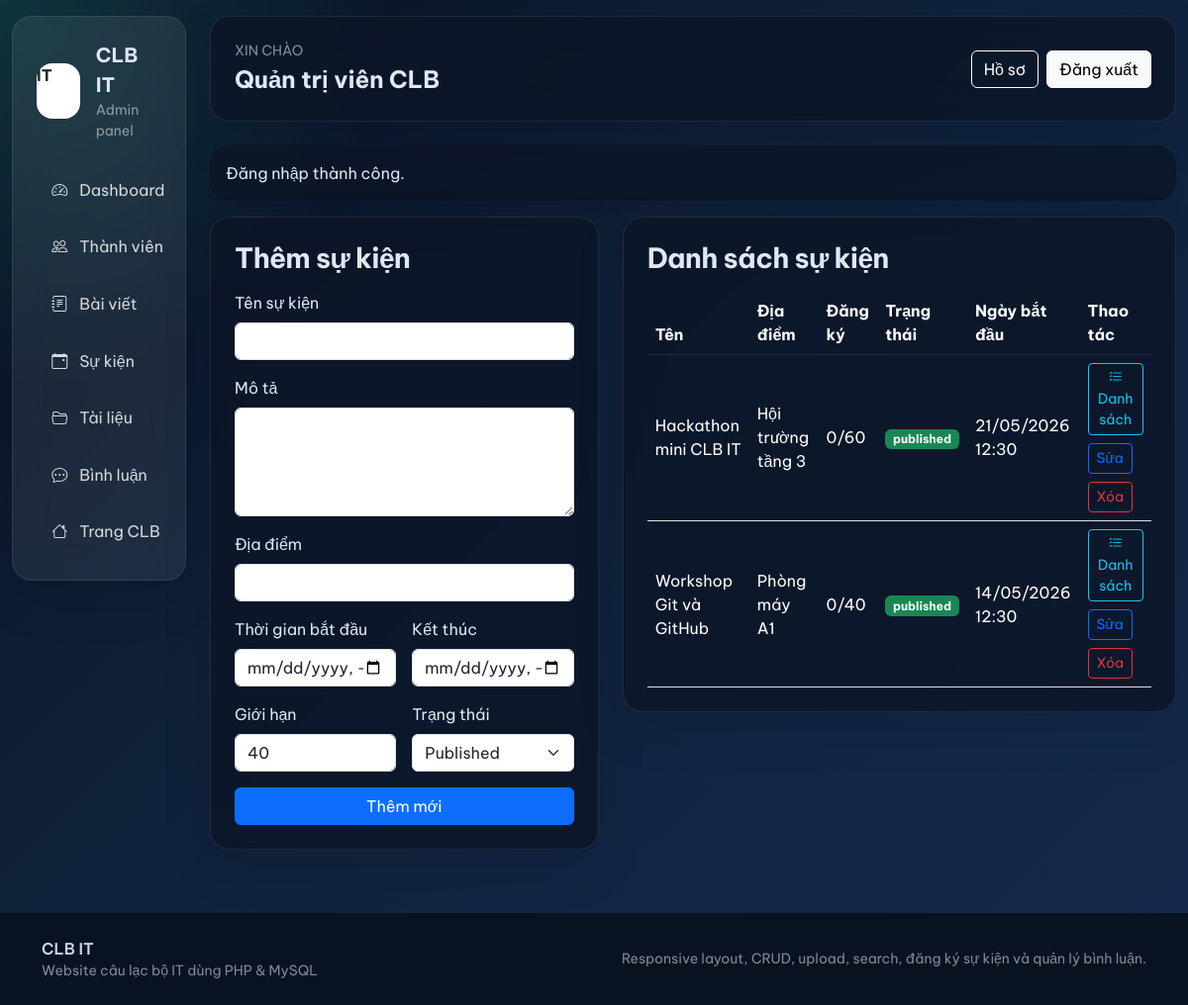
/admin/events.php (signed in), run on the app's committed database.
### tables this page shows
CREATE TABLE users (
    id INT AUTO_INCREMENT PRIMARY KEY,
    fullname VARCHAR(100) NOT NULL,
    email VARCHAR(120) NOT NULL UNIQUE,
    password VARCHAR(255) NOT NULL,
    avatar VARCHAR(255) NULL,
    bio TEXT NULL,
    skills VARCHAR(255) NULL,
    role ENUM('admin', 'member') NOT NULL DEFAULT 'member',
    status ENUM('active', 'locked') NOT NULL DEFAULT 'active',
    created_at TIMESTAMP DEFAULT CURRENT_TIMESTAMP,
    updated_at TIMESTAMP DEFAULT CURRENT_TIMESTAMP ON UPDATE CURRENT_TIMESTAMP,
    INDEX idx_users_role_status (role, status)
);

CREATE TABLE events (
    id INT AUTO_INCREMENT PRIMARY KEY,
    event_name VARCHAR(255) NOT NULL,
    slug VARCHAR(255) NOT NULL UNIQUE,
    description TEXT NOT NULL,
    location VARCHAR(255) NOT NULL,
    start_date DATETIME NOT NULL,
    end_date DATETIME NULL,
    max_member INT NOT NULL DEFAULT 0,
    status ENUM('draft', 'published', 'archived') NOT NULL DEFAULT 'published',
    created_by INT NOT NULL,
    created_at TIMESTAMP DEFAULT CURRENT_TIMESTAMP,
    updated_at TIMESTAMP DEFAULT CURRENT_TIMESTAMP ON UPDATE CURRENT_TIMESTAMP,
    CONSTRAINT fk_events_user FOREIGN KEY (created_by) REFERENCES users(id) ON DELETE CASCADE,
    INDEX idx_events_status_date (status, start_date)
);

### includes/functions.php (called while the page is built, shortened)
<?php
function e(?string $value): string
{
    return htmlspecialchars((string) $value, ENT_QUOTES, 'UTF-8');
}
function current_user_row(): ?array
{
    $stmt = db()->prepare('SELECT * FROM users WHERE id = :id LIMIT 1');
    $stmt->execute(['id' => (int) $_SESSION['user']['id']]);
    $user = $stmt->fetch();
    return $user;
}
function is_logged_in(): bool
{
    return current_user_row() !== null;
}
function current_user_name(): string
{
    $user = current_user_row();
    return $user ? (string) $user['fullname'] : 'Khách';
}
function flash_get(): ?array
{
    $flash = $_SESSION['flash'];
    return is_array($flash) ? $flash : null;
}
function format_datetime(?string $value): string
{
    return date('d/m/Y H:i', strtotime($value));
}
function short_text(?string $value, int $limit = 140): string
{
    $value = trim((string) $value);
    if (mb_strlen($value) <= $limit) {
        return $value;
    }
    return mb_substr($value, 0, $limit - 3) . '...';
}
function badge_class_for_status(string $status): string
{
    return match ($status) {
        'active', 'published', 'approved' => 'text-bg-success',
        'locked', 'draft', 'pending' => 'text-bg-warning',
        'archived', 'spam' => 'text-bg-secondary',
        default => 'text-bg-primary',
    };
}

### config/database.php (called while the page is built, shortened)
<?php
function db(): PDO
{
    static $pdo = null;
    if ($pdo instanceof PDO) {
        return $pdo;
    }
    $dsn = 'mysql:host=' . DB_HOST . ';dbname=' . DB_NAME . ';charset=utf8mb4';
    $pdo = new PDO($dsn, DB_USER, DB_PASS, [
        PDO::ATTR_ERRMODE => PDO::ERRMODE_EXCEPTION,
        PDO::ATTR_DEFAULT_FETCH_MODE => PDO::FETCH_ASSOC,
        PDO::ATTR_EMULATE_PREPARES => false,
    ]);
    return $pdo;
}

### admin/events.php (the view, shortened to what this page needs)
<?php
require_once __DIR__ . '/../config/database.php';
require_once __DIR__ . '/../includes/functions.php';
$pageLayout = 'admin';
$editEvent = null;
$events = db()->query("SELECT e.*, u.fullname AS creator_name, COUNT(er.id) AS registered_count
    FROM events e
    INNER JOIN users u ON u.id = e.created_by
    LEFT JOIN event_registrations er ON er.event_id = e.id
    GROUP BY e.id
    ORDER BY e.start_date DESC")->fetchAll();
require_once __DIR__ . '/../includes/header.php';
?>
<div class="row g-4">
    <div class="col-lg-5">
        <div class="clubit-card p-4">
            <h3 class="section-title mb-3"><?php echo $editEvent ? 'Sửa sự kiện' : 'Thêm sự kiện'; ?></h3>
            <form method="post" class="row g-3">
                <div class="col-12">
                    <label class="form-label">Tên sự kiện</label>
                    <input type="text" name="event_name" class="form-control" value="<?php echo e((string) ($editEvent['event_name'] ?? '')); ?>" required>
                </div>
                <div class="col-12">
                    <label class="form-label">Mô tả</label>
                    <textarea name="description" class="form-control" rows="4" required><?php echo e((string) ($editEvent['description'] ?? '')); ?></textarea>
                </div>
                <div class="col-12">
                    <label class="form-label">Địa điểm</label>
                    <input type="text" name="location" class="form-control" value="<?php echo e((string) ($editEvent['location'] ?? '')); ?>" required>
                </div>
                <div class="col-6">
                    <label class="form-label">Thời gian bắt đầu</label>
                    <input type="datetime-local" name="start_date" class="form-control" value="<?php echo e(isset($editEvent['start_date']) ? date('Y-m-d\TH:i', strtotime($editEvent['start_date'])) : ''); ?>" required>
                </div>
                <div class="col-6">
                    <label class="form-label">Kết thúc</label>
                    <input type="datetime-local" name="end_date" class="form-control" value="<?php echo e(isset($editEvent['end_date']) ? date('Y-m-d\TH:i', strtotime($editEvent['end_date'])) : ''); ?>">
                </div>
                <div class="col-6">
                    <label class="form-label">Giới hạn</label>
                    <input type="number" name="max_member" min="1" class="form-control" value="<?php echo e((string) ($editEvent['max_member'] ?? 40)); ?>" required>
                </div>
                <div class="col-6">
                    <label class="form-label">Trạng thái</label>
                    <select name="status" class="form-select">
                        <option value="published" <?php echo ($editEvent['status'] ?? 'published') === 'published' ? 'selected' : ''; ?>>Published</option>
                    </select>
                </div>
                <div class="col-12 d-grid">
                    <button class="btn btn-primary"><?php echo $editEvent ? 'Cập nhật' : 'Thêm mới'; ?></button>
                </div>
            </form>
        </div>
    </div>
    <div class="col-lg-7">
        <div class="clubit-card p-4">
            <h3 class="section-title mb-3">Danh sách sự kiện</h3>
            <div class="table-responsive">
                <table class="table table-clubit align-middle mb-0">
                    <thead>
                        <tr>
                            <th class="text-white">Tên</th>
                            <th class="text-white">Địa điểm</th>
                            <th class="text-white">Đăng ký</th>
                            <th class="text-white">Trạng thái</th>
                            <th class="text-white">Ngày bắt đầu</th>
                            <th class="text-white">Thao tác</th>
                        </tr>
                    </thead>
                    <tbody>
                        <?php foreach ($events as $event): ?>
                            <tr>
                                <td class="text-white"><?php echo e(short_text($event['event_name'], 35)); ?></td>
                                <td class="text-white"><?php echo e($event['location']); ?></td>
                                <td class="text-white"><?php echo e((string) $event['registered_count']); ?>/<?php echo e((string) $event['max_member']); ?></td>
                                <td><span class="badge <?php echo e(badge_class_for_status($event['status'])); ?>"><?php echo e($event['status']); ?></span></td>
                                <td class="text-white"><?php echo e(format_datetime($event['start_date'])); ?></td>
                                <td class="d-flex gap-2 flex-wrap">
                                    <a class="btn btn-outline-info btn-sm" href="event-registrations.php?event_id=<?php echo (int) $event['id']; ?>"><i class="bi bi-list-check"></i> Danh sách</a>
                                    <a class="btn btn-outline-primary btn-sm" href="?edit=<?php echo (int) $event['id']; ?>">Sửa</a>
                                    <form method="post" onsubmit="return confirm('Xóa sự kiện này?');">
                                        <button class="btn btn-outline-danger btn-sm">Xóa</button>
                                    </form>
                                </td>
                            </tr>
                        <?php endforeach; ?>
                    </tbody>
                </table>
            </div>
        </div>
    </div>
</div>
<?php require_once __DIR__ . '/../includes/footer.php'; ?>

### includes/header.php (shortened to what this page needs)
<?php
require_once __DIR__ . '/../config/database.php';
require_once __DIR__ . '/functions.php';
$pageLayout = $pageLayout ?? 'public';
$flash = flash_get();
$bodyClass = is_logged_in() ? 'clubit-logged-in' : 'clubit-public';
?>
<!DOCTYPE html>
<html lang="vi">
<head>
    <link href="https://cdn.jsdelivr.net/npm/bootstrap@5.3.3/dist/css/bootstrap.min.css" rel="stylesheet">
    <link rel="stylesheet" href="https://cdn.jsdelivr.net/npm/bootstrap-icons@1.11.3/font/bootstrap-icons.min.css">
    <link rel="stylesheet" href="<?php echo e(BASE_URL); ?>/assets/css/app.css">
</head>
<body class="<?php echo e($bodyClass); ?>">
<?php if ($pageLayout === 'admin'): ?>
<div class="container-fluid py-3">
    <div class="row g-4">
        <div class="col-lg-3 col-xl-2">
            <div class="sidebar-shell">
                <div class="sidebar-glass p-3 p-lg-4">
                    <div class="d-flex align-items-center gap-3 mb-4">
                        <div class="rounded-4 bg-white text-dark fw-bold d-grid place-items-center" style="width:56px;height:56px;">IT</div>
                        <div>
                            <div class="fw-bold fs-5"><?php echo e(APP_NAME); ?></div>
                            <div class="small text-white-50">Admin panel</div>
                        </div>
                    </div>
                    <div class="d-grid gap-2">
                        <a href="<?php echo e(BASE_URL); ?>/admin/index.php" class="sidebar-link"><i class="bi bi-speedometer2"></i> Dashboard</a>
                        <a href="<?php echo e(BASE_URL); ?>/admin/users.php" class="sidebar-link"><i class="bi bi-people"></i> Thành viên</a>
                        <a href="<?php echo e(BASE_URL); ?>/admin/posts.php" class="sidebar-link"><i class="bi bi-journal-text"></i> Bài viết</a>
                        <a href="<?php echo e(BASE_URL); ?>/admin/events.php" class="sidebar-link"><i class="bi bi-calendar-event"></i> Sự kiện</a>
                        <a href="<?php echo e(BASE_URL); ?>/admin/documents.php" class="sidebar-link"><i class="bi bi-folder2-open"></i> Tài liệu</a>
                        <a href="<?php echo e(BASE_URL); ?>/admin/comments.php" class="sidebar-link"><i class="bi bi-chat-dots"></i> Bình luận</a>
                        <a href="<?php echo e(BASE_URL); ?>/index.php" class="sidebar-link"><i class="bi bi-house"></i> Trang CLB</a>
                    </div>
                </div>
            </div>
        </div>
        <div class="col-lg-9 col-xl-10">
            <div class="clubit-panel p-3 p-lg-4 mb-4 d-flex flex-column flex-lg-row gap-3 justify-content-between align-items-lg-center">
                <div>
                    <div class="text-uppercase text-white-50 small">Xin chào</div>
                    <div class="fs-4 fw-bold"><?php echo e(current_user_name()); ?></div>
                </div>
                <div class="d-flex gap-2 flex-wrap">
                    <a href="<?php echo e(BASE_URL); ?>/profile.php" class="btn btn-outline-light">Hồ sơ</a>
                    <a href="<?php echo e(BASE_URL); ?>/logout.php" class="btn btn-light">Đăng xuất</a>
                </div>
            </div>
            <?php if ($flash): ?>
                <div class="alert alert-<?php echo e($flash['type'] === 'error' ? 'danger' : 'success'); ?> clubit-card border-0">
                    <?php echo e((string) $flash['message']); ?>
                </div>
            <?php endif; ?>
<?php endif; ?>

### assets/css/app.css (style rules this page uses)
:root { --clubit-bg: #08111f; --clubit-surface: rgba(12, 21, 39, 0.84); --clubit-card: rgba(255, 255, 255, 0.94); --clubit-accent: #36c2b4; --clubit-accent-2: #1d4ed8; --clubit-text: #dfe8f3; --clubit-muted: #93a4ba; --clubit-border: rgba(255, 255, 255, 0.09); }
* { box-sizing: border-box; }
body { font-family: 'Be Vietnam Pro', sans-serif; background: radial-gradient(circle at top left, rgba(54, 194, 180, 0.18), transparent 28%), radial-gradient(circle at top right, rgba(29, 78, 216, 0.18), transparent 30%), linear-gradient(180deg, #f6fbff 0%, #eef4fb 36%, #e8eef8 100%); color: #0f172a; }
body.clubit-logged-in { background: radial-gradient(circle at top left, rgba(54, 194, 180, 0.2), transparent 25%), linear-gradient(135deg, #07111f 0%, #10213a 42%, #132b4d 100%); color: var(--clubit-text); }
.navbar-glass, .clubit-card, .clubit-panel, .sidebar-glass { backdrop-filter: blur(18px); border: 1px solid var(--clubit-border); box-shadow: 0 18px 50px rgba(2, 8, 23, 0.12); }
.clubit-card, .clubit-panel { background: var(--clubit-card); border-radius: 1.25rem; }
body.clubit-logged-in .clubit-card, body.clubit-logged-in .clubit-panel { background: rgba(12, 21, 39, 0.82); color: var(--clubit-text); }
.section-title { font-weight: 700; letter-spacing: -0.02em; }
.sidebar-shell { position: sticky; top: 1rem; }
.sidebar-glass { background: rgba(255, 255, 255, 0.07); border-radius: 1.25rem; color: var(--clubit-text); }
.sidebar-link { display: flex; align-items: center; gap: 0.75rem; padding: 0.8rem 0.95rem; border-radius: 0.95rem; color: rgba(255, 255, 255, 0.82); text-decoration: none; transition: all 0.18s ease; }
.table-clubit { --bs-table-bg: transparent; color: inherit; }
.table-clubit thead th { color: white !important; border-bottom-color: rgba(255, 255, 255, 0.08); }
.table-clubit tbody td { color: white !important; }
body.clubit-logged-in .table-clubit tbody tr td { color: white !important; }
body.clubit-logged-in .table-clubit thead th { color: white !important; }

### data on the page
users: fullname "Quản trị viên CLB"
events: event_name "Hackathon mini CLB IT", location "Hội trường tầng 3", registered_count "0", max_member "60", status "published", start_date "21/05/2026 12:30"
events: event_name "Workshop Git và GitHub", location "Phòng máy A1", registered_count "0", max_member "40", status "published", start_date "14/05/2026 12:30"

### other printed values
APP_NAME "CLB IT"
$flash['message'] "Đăng nhập thành công."
